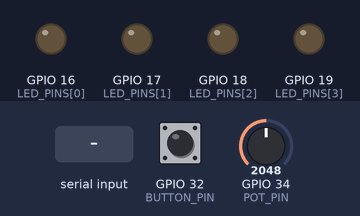
Simulated run of this program. Board: ESP32. On the bench: output pins drawn as LEDs (lit = HIGH). Inputs (shaded band) come from the test bench; at power-on: GPIO 32 (BUTTON_PIN) HIGH, GPIO 34 (POT_PIN) = 2048. What the program prints to the serial monitor is not drawn.

Above: at 1.2 s.
1.3 s: GPIO 32 (BUTTON_PIN) pulled LOW for 0.15 s
At 2.8 s:
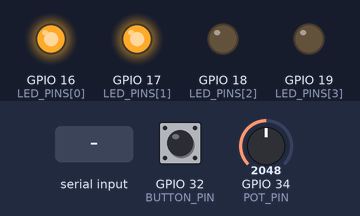
3.3 s: "report\n" received over Serial
Timing chart, 0 to 6.3 s (numbered marks = the images above; inputs shaded):
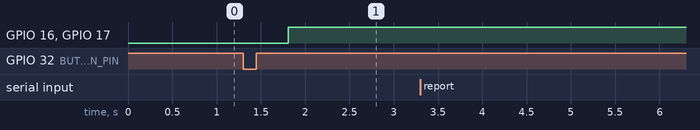

The program:

main.cpp
```cpp
// =====================================================================
// Lab 11 – Arrays, Loops and JSON  (STARTER FILE)
// IoT I – Dawson College – Electrical Engineering Technology
//
// Build this program one part at a time, following the lab procedure.
// Each comment below marks where the code from the procedure goes.
// =====================================================================
#include <Arduino.h>
#include <ArduinoJson.h>   // added with lib_deps in platformio.ini

// ----- Pins ----------------------------------------------------------
// Replace each ___ with the GPIO number from the tables in Part II.
#define BUTTON_PIN  32   // push button (to GND)
#define POT_PIN     34   // potentiometer wiper (analog input)
// The four LED pins are stored in an array (Global variables, Part III).

// ----- Global variables ----------------------------------------------
// Part III – LED pins array
const int LED_PINS[4] = {16, 17, 18, 19};
const int NUM_LEDS = 4;      // the number of elements in LED_PINS
const int STEP_TIME = 200;   // how long each LED stays on (ms)


// Part IV – samples array
const int NUM_SAMPLES = 10;
int samples[NUM_SAMPLES];


// ----- Helper functions ----------------------------------------------
// Part III – showLevel()
// Example: level = 2  ->  LED 0 and LED 1 on, LED 2 and LED 3 off.
void showLevel(int level)
{
  for (int i = 0; i < NUM_LEDS; i++)
  {
    if (i < level)    // should LED i be part of the bar?
    {
      digitalWrite(LED_PINS[i], HIGH);
    }
    else
    {
      digitalWrite(LED_PINS[i], LOW);
    }
  }
}


// Part IV – takeSamples(), printSamples(), getAverage(),
//           getMinimum(), getMaximum()
// takeSamples() – fill the array: element 0, then element 1, … up to element 9.
void takeSamples()
{
  for (int i = 0; i < NUM_SAMPLES; i++)
  {
    // Store one reading in element i (Common Commands: "Read an Analog Pin").
    samples[i] = analogRead(POT_PIN);
    delay(50);
  }
}

// printSamples() – print every element of the array, one per line.
void printSamples()
{
  for (int i = 0; i < NUM_SAMPLES; i++)
  {
    Serial.print("samples[");
    Serial.print(i);
    Serial.print("] = ");
    Serial.println(samples[i]);
  }
}
  // getAverage() – add up every element, then divide by the number of elements.
float getAverage()
{
  long sum = 0;                        // the total starts at 0
  for (int i = 0; i < NUM_SAMPLES; i++)
  {
    sum = sum + samples[i];          // add element i to the total
  }
  return (float)sum / NUM_SAMPLES;    // (float) keeps the decimals
}

// getMinimum() – start with element 0, then look for anything smaller.
int getMinimum()
{
  int smallest = samples[0];
  for (int i = 1; i < NUM_SAMPLES; i++)
  {
    if (samples[i] < smallest)       // < or > ?
    {
      smallest = samples[i];
    }
  }
  return smallest;
}

// getMaximum() – the largest element in the array.
int getMaximum()
{
  int largest = samples[0];
  for (int i = 1; i < NUM_SAMPLES; i++)
  {
    if (samples[i] > largest)
    {
      largest = samples[i];
    }
  }
  return largest;
}

// Part V – sendReport()
void sendReport(float average, int minimum, int maximum, int level)
{
  // A JsonDocument holds JSON data in memory
  // (Common Commands: "Create a JSON Document").
  JsonDocument report;

  // Add key : value pairs (Common Commands: "Add a Key and Value").
  report["device"] = "esp32-lab11";    // text
  report["average"] = average;         // number with decimals
  report["min"] = minimum;             // whole number
  report["max"] = maximum;             // whole number
  report["level"] = level;             // the key must be called level

  // Create a JSON array called "samples"
  // (Common Commands: "Add a JSON Array"),
  // then copy every element of the C++ array into it.
  JsonArray data = report["samples"].to<JsonArray>();
  for (int i = 0; i < NUM_SAMPLES; i++)
  {
    data.add(samples[i]);           // add one value at the end
  }

  // Turn the document into text and send it, one value per line
  // (Common Commands: "Send JSON").
  serializeJsonPretty(report, Serial);
  Serial.println();
}


// Part IV – runMeasurement()
void runMeasurement()
{
  takeSamples();

  float average = getAverage();
  int minimum = getMinimum();
  int maximum = getMaximum();

  // Turn the average (0 to 4095) into a level from 0 to 4 LEDs
  // (Common Commands: "Change the Range").
  int level = map((int)average, 0, 4096, 0, NUM_LEDS + 1);
  showLevel(level);          // show the level on the bar graph

  sendReport(average, minimum, maximum, level);   // send everything as JSON
}


// Part V – handleCommand() and checkSerial()
void handleCommand(String text)
{
  JsonDocument command;

  // Read the JSON text into the document (Common Commands: "Read JSON").
  DeserializationError error = deserializeJson(command, text);

  // If the text is not valid JSON, print the reason and stop here.
  if (error)
  {
    Serial.print("JSON error: ");
    Serial.println(error.c_str());
    return;
  }

  // {"leds":[1,0,1,0]} – is there a key "leds" whose value is an array?
  // (Common Commands: "Check a Value's Type")
  if (command["leds"].is<JsonArray>())
  {
    JsonArray leds = command["leds"];
    for (int i = 0; i < NUM_LEDS; i++)
    {
      // Element i of the JSON array (a missing element gives 0).
      int value = leds[i];
      digitalWrite(LED_PINS[i], value);  // 1 = on, 0 = off
    }
    Serial.println("LEDs updated");
  }

  // {"level":3} – is there a key "level" whose value is a whole number?
  if (command["level"].is<int>())
  {
    int level = command["level"];
    showLevel(level);
    Serial.print("Level set to ");
    Serial.println(level);
  }

  // {"cmd":"report"} – read the text of "cmd" ("" if the key is missing)
  // (Common Commands: "Read a Value").
  String name = command["cmd"] | "";
  if (name == "report")
  {
    runMeasurement();                  // take a measurement and send the report
  }
}

// The characters received so far. It is global, so it keeps its value
// between two calls of checkSerial().
String inputLine = "";

// checkSerial() – collect the characters one by one. When Enter arrives,
// pass the whole line to handleCommand().
void checkSerial()
{
  while (Serial.available() > 0)              // repeat for every character waiting
  {
    // Take ONE character (Common Commands: "Read a Character").
    char c = Serial.read();

    if (c == '\n' || c == '\r')             // Enter key ('\n' or '\r')
    {
      inputLine.trim();                       // remove spaces at both ends
      if (inputLine.length() > 0)             // ignore an empty line
      {
        handleCommand(inputLine);
      }
      inputLine = "";                         // start again with an empty line
    }
    else
    {
      // Add the character at the end (Common Commands: "Add to a String").
      inputLine += c;
    }
  }
}


void setup()
{
  Serial.begin(115200);

  // Inputs and outputs
  // Button: input with the internal pull-up resistor
  // (Common Commands: "Input with Pull-up").
  pinMode(BUTTON_PIN, INPUT_PULLUP);

  // ONE for loop sets all four LED pins as outputs (Common Commands: "For Loop").
  // i takes the values 0, 1, 2, 3 – one for each element of the array.
  for (int i = 0; i < 4; i++)
  {
  pinMode(LED_PINS[i], OUTPUT);    // the element number (index) is i
  }


  Serial.println("Lab 11 – Arrays, Loops and JSON");

  Serial.print("LED_PINS[4] = ");
  Serial.println(LED_PINS[4]);
  Serial.print("LED_PINS[10] = ");
  Serial.println(LED_PINS[10]);

}

void loop()
{
  // Part III – LED patterns (for loops)
  // Visit each LED from the first (index 0) to the last, one after the other.


  // Part IV – Wait for the button, then measure (while loops)
 Serial.println("Press the button, or send a JSON command...");
  while (digitalRead(BUTTON_PIN) == HIGH)
  {
  checkSerial();      // NEW: handle JSON commands while waiting for the button
  delay(10);
  }


  runMeasurement();

  // Now wait here until the button is released, so one press = one measurement.
  while (digitalRead(BUTTON_PIN) == LOW)
  {
    delay(10);
  }
  delay(50);     // ignore switch bounce when the button is released

}
```

Measured:
- after the input at 1.3 s, GPIO 16 (LED_PINS[0]), GPIO 17 (LED_PINS[1]): LOW → HIGH after 0.51 s
- after the input at 3.3 s, every drawn part: stays the same
